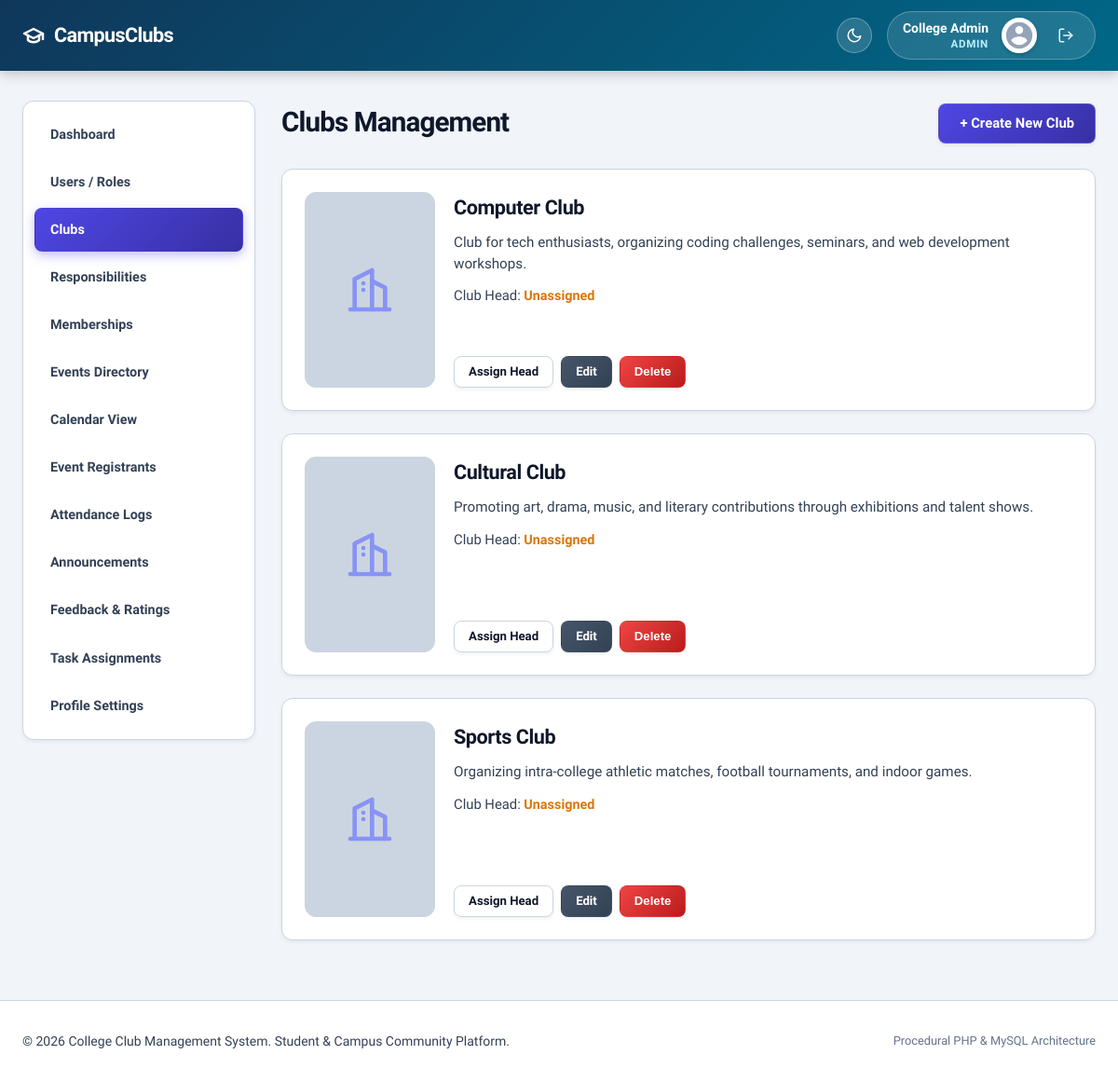
The page /admin/clubs.php (signed in) on the database its author committed.
### tables this page shows
CREATE TABLE `clubs` (
  `id` INT AUTO_INCREMENT PRIMARY KEY,
  `name` VARCHAR(100) NOT NULL UNIQUE,
  `description` TEXT,
  `club_head_id` INT DEFAULT NULL,
  `logo` VARCHAR(255) DEFAULT NULL,
  `email_subject` VARCHAR(255) DEFAULT NULL,
  `email_body` TEXT DEFAULT NULL,
  `created_at` TIMESTAMP DEFAULT CURRENT_TIMESTAMP,
  `updated_at` TIMESTAMP DEFAULT CURRENT_TIMESTAMP ON UPDATE CURRENT_TIMESTAMP,
  FOREIGN KEY (`club_head_id`) REFERENCES `users` (`id`) ON DELETE SET NULL
);

### admin/clubs.php (the view, shortened to what this page needs)
<?php
require_once '../config/database.php';
require_once '../includes/functions.php';
try {
    $stmt = $pdo->query("SELECT c.*, u.full_name AS head_name
                           FROM clubs c
                           LEFT JOIN users u ON c.club_head_id = u.id
                           ORDER BY c.name ASC");
    $clubs = $stmt->fetchAll();
} catch (PDOException $e) {
    die("Query Failed: " . htmlspecialchars($e->getMessage()));
}
?>
<?php require_once '../includes/header.php'; ?>
<?php require_once '../includes/navbar.php'; ?>
<div class="container dashboard-container">
    <?php require_once '../includes/sidebar.php'; ?>
    <main class="main-content">
        <div class="flex-header">
            <h2>Clubs Management</h2>
            <a href="create-club.php" class="btn btn-primary">+ Create New Club</a>
        </div>
        <div class="card-grid" style="grid-template-columns: repeat(auto-fill, minmax(450px, 1fr));">
            <?php if (empty($clubs)): ?>
                <p class="text-muted" style="font-style: italic;">No clubs registered inside the system.</p>
            <?php else: ?>
                <?php foreach ($clubs as $club): ?>
                    <div class="card" style="display: flex; flex-direction: row; gap: 20px; align-items: stretch;">
                        <div style="flex-shrink: 0; display: flex; align-items: stretch;">
                            <?php echo renderClubLogo($club['logo'] ?? null, $club['name'], [140, 210]); ?>
                        </div>
                        <div style="flex: 1; display: flex; flex-direction: column; justify-content: space-between;">
                            <div>
                                <h3 style="margin-top: 0; margin-bottom: 8px; font-size: 1.35rem; font-weight: 700;"><?php echo escape($club['name']); ?></h3>
                                <p style="margin-bottom: 12px; color: var(--text-muted); font-size: 0.95rem; line-height: 1.5;"><?php echo escape($club['description']); ?></p>
                                <div style="margin-bottom: 15px; font-size: 0.9rem;">
                                    <span class="text-muted">Club Head:</span>
                                    <strong>
                                        <?php echo $club['head_name'] ? escape($club['head_name']) : '<span style="color:var(--warning);">Unassigned</span>'; ?>
                                    </strong>
                                </div>
                            </div>
                            <div style="display: flex; gap: 8px; margin-top: auto; flex-wrap: wrap;">
                                <a href="assign-head.php?club_id=<?php echo $club['id']; ?>" class="btn btn-outline btn-sm">Assign Head</a>
                                <a href="edit-club.php?club_id=<?php echo $club['id']; ?>" class="btn btn-secondary btn-sm">Edit</a>
                                <form action="clubs.php" method="POST" style="display: inline;" onsubmit="return confirm('Are you sure you want to delete this club? All events, memberships, and tasks under this club will be permanently removed.');">
                                    <button type="submit" class="btn btn-danger btn-sm">Delete</button>
                                </form>
                            </div>
                        </div>
                    </div>
                <?php endforeach; ?>
            <?php endif; ?>
        </div>
    </main>
</div>
<?php require_once '../includes/footer.php'; ?>

### includes/functions.php (shortened to what this page needs)
<?php
function escape($value) {
    return htmlspecialchars($value ?? '', ENT_QUOTES, 'UTF-8');
}
function renderClubLogo($logoFilename, $clubName, $size = 60, $extraClass = '') {
    $svgW = 30;
    $svgH = 30;
    if (is_array($size)) {
        $w = $size[0];
        $h = $size[1] ?? $size[0];
        $sizeStyle = "width: {$w}px; height: {$h}px;";
        $svgW = round($w * 0.4);
        $svgH = round($h * 0.4);
    } elseif (is_numeric($size)) {
        $sizeStyle = "width: {$size}px; height: {$size}px;";
        $svgW = round($size * 0.5);
        $svgH = round($size * 0.5);
    } else {
        $sizeStyle = $size;
    }
    $src = null;
    $fontSize = '1.2rem';
    return sprintf(
        '<div class="club-logo-placeholder %s" style="%s border-radius: 12px; background: var(--border-color, #334155); color: #818cf8; display: inline-flex; align-items: center; justify-content: center; font-size: %s; font-weight: 700; flex-shrink: 0; border: 1px solid var(--border-color);"><svg width="%d" height="%d" viewBox="0 0 24 24" fill="none" stroke="currentColor" stroke-width="2" stroke-linecap="round" stroke-linejoin="round" aria-hidden="true" style="opacity: 0.9;"><path d="M3 21h18"></path><path d="M5 21V7l8-4v18"></path><path d="M19 21V11l-6-3"></path><path d="M9 9l0 .01"></path><path d="M9 12l0 .01"></path></svg></div>',
        escape($extraClass),
        $sizeStyle,
        $fontSize,
        $svgW,
        $svgH
    );
}
?>

### rows shown on the page
clubs: name "Computer Club", description "Club for tech enthusiasts, organizing coding challenges, seminars, and web development workshops."
clubs: name "Cultural Club", description "Promoting art, drama, music, and literary contributions through exhibitions and talent shows."
clubs: name "Sports Club", description "Organizing intra-college athletic matches, football tournaments, and indoor games."

### other values the page prints
$fullName "College Admin"
$roleLabel "ADMIN"
$item['label'] "Dashboard"
$item['label'] "Users / Roles"
$item['label'] "Clubs"
$item['label'] "Responsibilities"
$item['label'] "Memberships"
$item['label'] "Events Directory"
$item['label'] "Calendar View"
$item['label'] "Event Registrants"
$item['label'] "Attendance Logs"
$item['label'] "Announcements"
$item['label'] "Feedback & Ratings"
$item['label'] "Task Assignments"
$item['label'] "Profile Settings"
